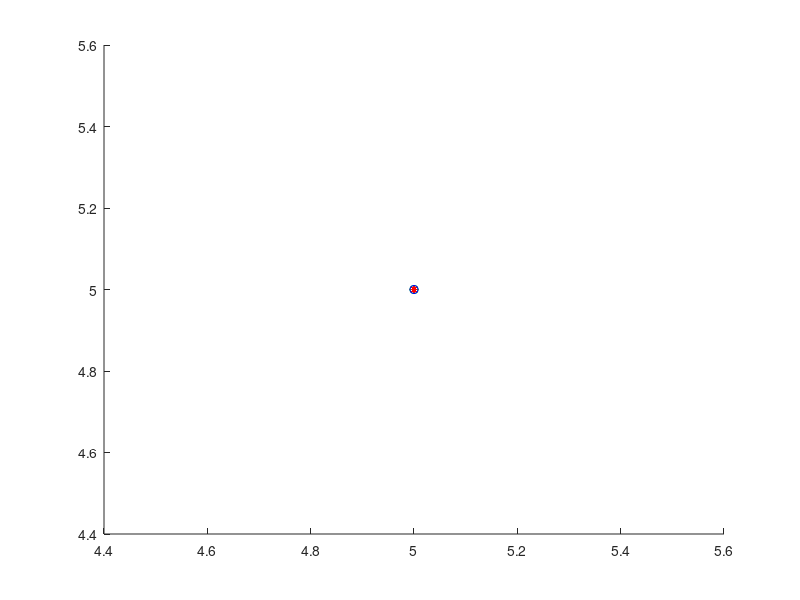

This figure's MATLAB source:
%DroneSimulation
 
%% User Inputs
beginX=input('What is your starting x? \n');
beginY=input('What is your starting y? \n');

endX=input('What is your final x? \n');
endY=input('What is your final y? \n');

pathChoice=input('What path would you like to follow? \n(Click 1 for line)\n');
numberOfIntervals= input('How many intervals would you like to break the path into?\n');




%% Calculating Points

% Initialize Arrays

currentX=zeros(numberOfIntervals,1);
currentY=zeros(numberOfIntervals,1);
newCurrentX=zeros(numberOfIntervals,1);
newCurrentY=zeros(numberOfIntervals,1);
goalX=zeros(numberOfIntervals,1);
goalY=zeros(numberOfIntervals,1);
hyp=zeros(numberOfIntervals,1);
r=zeros(numberOfIntervals,1);

%Random Values
randAngs=(pi/10):(pi/100):(2*pi/10);
randDists=-0.3:0.01:0.05;


%line
hold on;
plot(beginX,beginY,'*b');
plot(endX,endY,'*b');
plot([beginX endX], [beginY endY]);

totalX=endX-beginX;
totalY=endY-beginY;

currentX(1)=beginX;
currentY(1)=beginY;
newCurrentX(1)=beginX;
newCurrentY(1)=beginY;

deltaX=totalX/numberOfIntervals;
deltaY=totalY/numberOfIntervals;

for n=1:numberOfIntervals
    if(n>1)
   goalX(n)=goalX(n-1)+deltaX;
   goalY(n)=goalY(n-1)+deltaY;
    else
   %goalX(n)=goalX(n)+deltaX;
   %goalY(n)=goalY(n)+deltaY; 
   goalX(n)=beginX +deltaX;
   goalY(n)=beginY +deltaY;
    end
   
end
plot(goalX,goalY,'*r');


%% Drone Movement
for n=1:numberOfIntervals
    hyp(n)=sqrt((goalX(n)-currentX(n)).^2+(goalY(n)-currentY(n)).^2);
    number=randi(length(randDists));
    randomR= randDists(number);
    r(n)=hyp(n)+randomR;
    
    number = randi(length(randAngs));
    randomAngle = randAngs(number);
    
    if(endX>0 && endY>0)
        angle=atan((goalY(n)- currentY(n))/(goalX(n)-currentX(n)))+randomAngle;
    elseif(endX<0 && endY>0)
        angle=pi-atan(abs((goalY(n)- currentY(n))/(goalX(n)-currentX(n))))+randomAngle;
    elseif(endX>0 && endY<0)
        angle=atan((goalY(n)- currentY(n))/(goalX(n)-currentX(n)))+randomAngle;
    elseif(endX<0 && endY<0)
        angle=pi+atan((goalY(n)- currentY(n))/(goalX(n)-currentX(n)))+randomAngle;
    end
    
    currentX(n+1)=currentX(n) + r(n)*cos(angle);
    currentY(n+1)=currentY(n) + r(n)*sin(angle);
end 
plot(currentX,currentY,'og');
plot(currentX,currentY);

%% Drone Movement w/ Correction

for n=1:numberOfIntervals
    hyp(n)=sqrt((goalX(n)-newCurrentX(n)).^2+(goalY(n)-newCurrentY(n)).^2);
    number=randi(length(randDists));
    randomR= randDists(number);
    r(n)=hyp(n)+randomR;
    
    number = randi(length(randAngs));
    randomAngle = randAngs(number);
    %angle=atan(goalY(n)/goalX(n))+randomAngle - .15*pi;
    %angle=atan((goalY(n)- newCurrentY(n))/(goalX(n)-newCurrentX(n)))+randomAngle - .15*pi;
    
    if(endX>0 && endY>0)
        angle=atan((goalY(n)- newCurrentY(n))/(goalX(n)-newCurrentX(n)))+randomAngle - .15*pi;
    elseif(endX<0 && endY>0)
        angle=pi-atan(abs((goalY(n)- newCurrentY(n))/(goalX(n)-newCurrentX(n))))+randomAngle - .15*pi;
    elseif(endX>0 && endY<0)
        angle=atan((goalY(n)- newCurrentY(n))/(goalX(n)-newCurrentX(n)))+randomAngle - .15*pi;
    elseif(endX<0 && endY<0)
        angle=pi+atan((goalY(n)- newCurrentY(n))/(goalX(n)-newCurrentX(n)))+randomAngle - .15*pi;
    end
    
    newCurrentX(n+1)=newCurrentX(n) + r(n)*cos(angle);
    newCurrentY(n+1)=newCurrentY(n) + r(n)*sin(angle);
end 
plot(newCurrentX,newCurrentY,'b--o');
plot(newCurrentX,newCurrentY);
